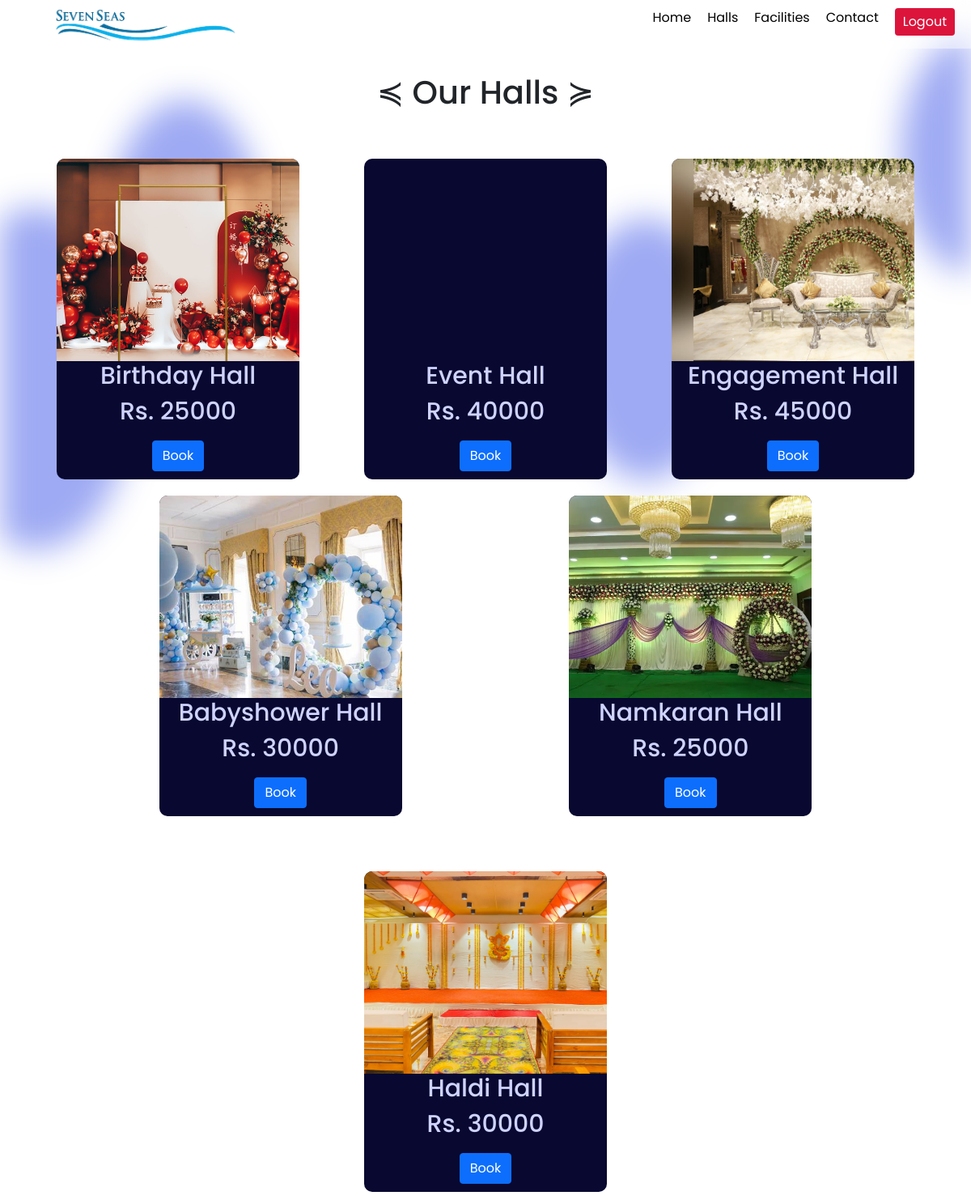
/secondsection.php (signed in), run on the app's committed database.
### tables this page shows
CREATE TABLE `hall` (
  `id` int(30) NOT NULL,
  `type` varchar(50) NOT NULL,
  `price` int(50) NOT NULL,
  `image` varchar(255) NOT NULL
);

### secondsection.php (the view, shortened to what this page needs)
<!DOCTYPE html>
<html lang="en">
<head>
    <link rel="stylesheet" href="./css/secondsection.css">
    <link href="https://cdn.jsdelivr.net/npm/bootstrap@5.0.2/dist/css/bootstrap.min.css" rel="stylesheet">
    <link rel="stylesheet" href="https://cdnjs.cloudflare.com/ajax/libs/font-awesome/6.2.0/css/all.min.css"/>
    <link rel="stylesheet" href="./admin/css/hallbook.css">
</head>
<body>
<nav class="navbar">
    <div class="logo">
      <img src="./image/logo.png" alt="logo" />
    </div>
    <ul class="nav-links" id="navLinks">
      <li><a href="home.php">Home</a></li>
      <li><a href="secondsection.php">Halls</a></li>
      <li><a href="thirdsection.php">Facilities</a></li>
      <li><a href="contact.php">Contact</a></li>
      <li><a href="logout.php"><button class="btn">Logout</button></a></li>
    </ul>
</nav>
<section id="secondsection">
    <div class="ourhall">
      <h1 class="head">≼ Our Halls ≽</h1>
      <?php
       $conn=mysqli_connect("localhost","root","","sevenseas");
       $query="SELECT * FROM `hall`";
       $queary_execut=mysqli_query($conn,$query);
       $row=mysqli_num_rows($queary_execut);
       echo "<div class='hallselect mt-5'>";
       for ($i = 1; $i <= $row; $i++) {
           $fetch = mysqli_fetch_row($queary_execut);
           echo "<div class='hallbox'>
                 <div class='hotelphoto' style='background-image: url(\"$fetch[3]\");'></div>
                 <div class='halldata'>
                   <h2>$fetch[1]</h2>
                     <h2>Rs. $fetch[2]</h2>
                   <button class='btn btn-primary bookbtn' onclick='openbookbox()'>Book</button>
                 </div>
               </div>";
           if ($i % 5 == 0 && $i < $row) {
               echo "</div><div class='hallselect mt-5'>";
           }
       }
       echo "</div>";
            ?>
    </div>
  </section>
</body>
</html>

### css/secondsection.css (style rules this page uses)
:root { --bg-text-shadow: 0 2px 4px rgb(13 0 77 / 8%), 0 3px 6px rgb(13 0 77 / 8%), 0 8px 16px rgb(13 0 77 / 8%); --bg-box-shadow: 0px 0px 5px 2px rgba(0, 0, 0, 0.621); }
* { margin: 0; padding: 0; box-sizing: border-box; font-family: 'Poppins', sans-serif; }
#secondsection { height: 100vh; }
.ourhall { position: relative; top: 90px; height: 400px; width: 100%; }
.head { text-align: center; margin-bottom: 40px; }
.hallselect { display: flex; flex-wrap: wrap; justify-content: space-evenly; align-items: flex-start; max-width: 100%; }
.hallselect .hallbox { height: 100%; width: 300px; margin: 10px; background-color: rgb(8, 8, 48); border-radius: 10px; overflow: hidden; }
.hotelphoto { height: 250px; width: 100%; background-repeat: no-repeat; background-size: cover; }
.halldata { text-align: center; }
.halldata h2 { color: rgb(207, 211, 255); font-size: 30px; }
.bookbtn { margin: 10px; }

### admin/css/hallbook.css (style rules this page uses)
:root { --bg-text-shadow: 0 2px 4px rgb(13 0 77 / 8%), 0 3px 6px rgb(13 0 77 / 8%), 0 8px 16px rgb(13 0 77 / 8%); --bg-box-shadow: 0px 0px 20px 6px rgba(26, 30, 164, 0.31); }
body { background-color: #ffff; }
* { margin: 0; padding: 0; font-family: 'Poppins', sans-serif; }
a { color: black; }

### secondsection.php (style rules this page uses)
.navbar { position: fixed; top: 0; left: 0; height: 60px; width: 100%; background: rgba(255, 255, 255, 0.46); display: flex; justify-content: space-between; align-items: center; padding: 0 20px; z-index: 1000; }
.logo { height: 300%; display: flex; justify-content: center; margin-top: -60px; }
.logo img { height: 160px; }
.nav-links { list-style: none; display: flex; gap: 20px; margin-top: -50px; }
.nav-links li a, .nav-links li button { text-decoration: none; color: black; background: none; border: none; font-size: 16px; cursor: pointer; }
.nav-links li button.btn { padding: 5px 10px; background: crimson; color: white; border-radius: 4px; }
@media screen and (min-width: 769px) { .nav-links { display: flex !important; flex-direction: row; position: static; background: none; } }
@media screen and (min-width: 769px) { .nav-links li { padding: 0; } }

### data on the page
hall: image (picture), type "Birthday Hall", price "25000"
hall: type "Event Hall", price "40000"
hall: image (picture), type "Engagement Hall", price "45000"
hall: image (picture), type "Babyshower Hall", price "30000"
hall: image (picture), type "Namkaran Hall", price "25000"
hall: image (picture), type "Haldi Hall", price "30000"
